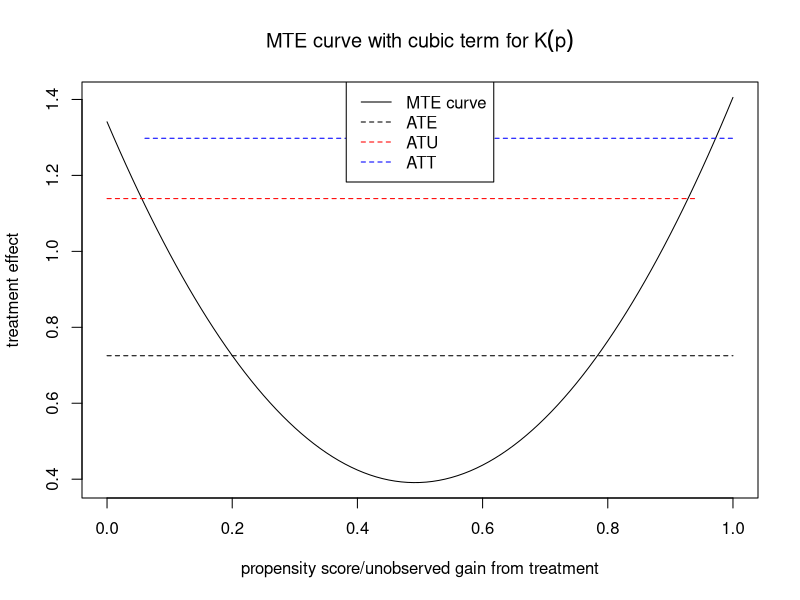
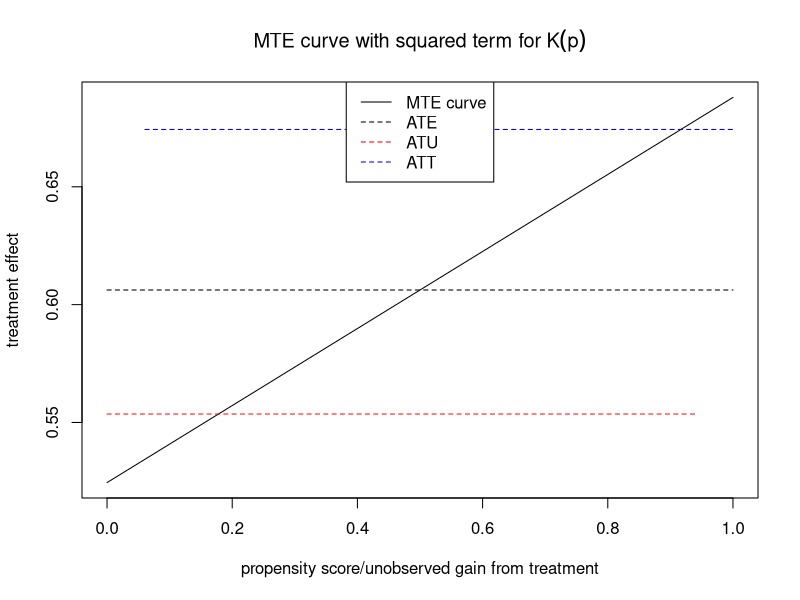
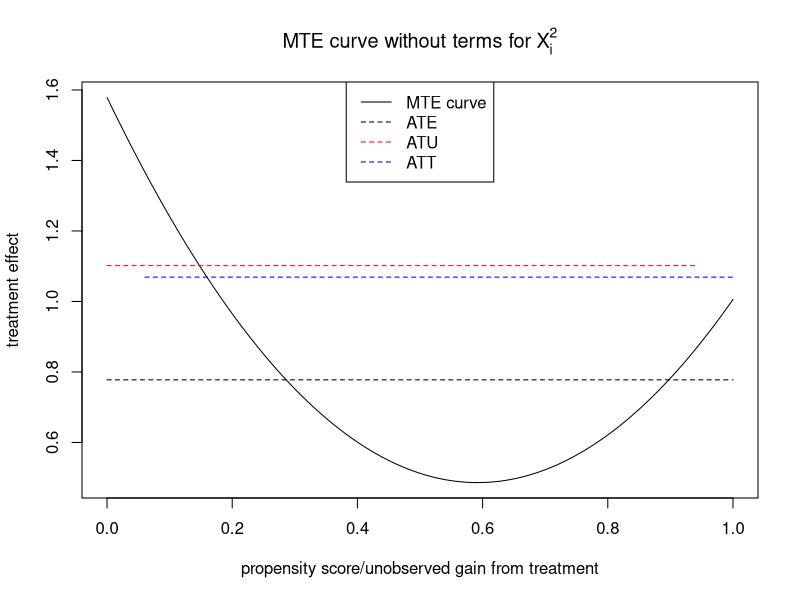

Recreate these plots in R, in order.
#	Set seed for reproducability.
set.seed(54)


#	Parameters for question 2.
n <- 100000
pi.0 <- 0
pi.1 <- 0.25
pi.2 <- 1
beta.0 <- 1
beta.1 <- 1
theta <- 0.05


#	Set up model.
X.i <- rnorm(n, 0, 1)
Z.star.i <- rnorm(n, 0, 1)
epsilon.i <- rnorm(n, 0, 0.5)
U.D <- runif(n)

U.0i <- 1.5 * (U.D - 0.5) - U.D^2 + epsilon.i
U.1i <- -0.5 * (U.D - 0.5) + U.D^2 + epsilon.i

v.i <- min(U.D) + (max(U.D) - min(U.D)) * U.D
D.star.i <- pi.0 + pi.1 * Z.star.i + pi.2 * X.i + v.i

Y.0i <- U.0i + beta.0 * X.i + theta * X.i^2
Y.1i <- U.1i + beta.1 * X.i + theta * X.i^2

D.i <- rep(0, n)
D.i[D.star.i >= 0] <- 1
Y.i <- D.i * Y.1i + (1 - D.i) * Y.0i

first.stage <- glm(D.i ~ Z.star.i + X.i, family = binomial(link = "probit"))
propensity.score <- first.stage$fitted


#	Question 2.2

#	Regression.
mte.reg <- lm(Y.i ~ X.i + I(X.i^2) + propensity.score * X.i + propensity.score * I(X.i^2) + propensity.score + I(propensity.score^2) + I(propensity.score^3))
gamma.hat.0 <-  mte.reg$coefficients['X.i']
gamma.hat.1 <-  mte.reg$coefficients['I(X.i^2)']
beta.hat.1 <- mte.reg$coefficients['X.i:propensity.score']
beta.hat.2 <- mte.reg$coefficients['I(X.i^2):propensity.score']
pi.hat.1 <- mte.reg$coefficients['propensity.score']
pi.hat.2 <- mte.reg$coefficients['I(propensity.score^2)']
pi.hat.3 <- mte.reg$coefficients['I(propensity.score^3)']

#	Terms of Xp:
#	beta.hat.1 & beta.hat.2

#	Terms of p:
#	pi.hat.1, pi.hat.2 & pi.hat.3

u <- seq(0, 1, 0.01)
matrix.Xp <- beta.hat.1 * X.i + beta.hat.2 * X.i^2
matrix.Kp <- pi.hat.1 + 2 * pi.hat.2 * u + 3 * pi.hat.3 * u^2
matrix.mte <- outer(matrix.Xp, matrix.Kp, `+`)

ATE.p <- rowMeans(matrix.mte, na.rm = TRUE)
ATE <- mean(ATE.p)

weights.ATU <- outer(propensity.score, u, `>`)
ATU.p <- rowSums(matrix.mte * weights.ATU, na.rm = TRUE) / rowSums(weights.ATU, na.rm = TRUE)
ATU <- mean(ATU.p[D.i == 0])

weights.ATT <- outer(propensity.score, u, `<=`)
ATT.p <- rowSums(matrix.mte * weights.ATT, na.rm = TRUE) / rowSums(weights.ATT, na.rm = TRUE)
ATT <- mean(ATT.p[D.i == 1])

mte.curve <- c()
for (j in 1:length(seq(0, 1, 0.01))){
	mte.curve <- append(mte.curve, mean(matrix.Xp) + matrix.Kp[j])
}
plot(seq(0, 1, 0.01), mte.curve, type = 'l',
	main = bquote('MTE curve with cubic term for'~K(p)), xlab = 'propensity score/unobserved gain from treatment',
	ylab = 'treatment effect')
segments(y0 = mean(ATE), y1 = mean(ATE), x0 = 0, x1 = 1, col = 'black', lty = 2)
segments(y0 = mean(ATU), y1 = mean(ATU), x0 = 0 , x1 = max(propensity.score[D.i == 0])-0.01-0.01, col = 'red', lty = 2)
segments(y0 = mean(ATT), y1 = mean(ATT), x0 = min(propensity.score[D.i == 1])+0.01+0.01, x1 = 1, col = 'blue', lty = 2)
legend('top', legend = c('MTE curve', 'ATE', 'ATU', 'ATT'), lty = c(1, 2, 2, 2), col = c('black', 'black', 'red', 'blue'))


#	Question 2.3

#	Regression.
mte.reg <- lm(Y.i ~ X.i + I(X.i^2) + propensity.score * X.i + propensity.score * I(X.i^2) + propensity.score + I(propensity.score^2))
gamma.hat.0 <-  mte.reg$coefficients['X.i']
gamma.hat.1 <-  mte.reg$coefficients['I(X.i^2)']
beta.hat.1 <- mte.reg$coefficients['X.i:propensity.score']
beta.hat.2 <- mte.reg$coefficients['I(X.i^2):propensity.score']
pi.hat.1 <- mte.reg$coefficients['propensity.score']
pi.hat.2 <- mte.reg$coefficients['I(propensity.score^2)']

#	Terms of Xp:
#	beta.hat.1 & beta.hat.2

#	Terms of p:
#	pi.hat.1 & pi.hat.2

u <- seq(0, 1, 0.01)
matrix.Xp <- beta.hat.1 * X.i + beta.hat.2 * X.i^2
matrix.Kp <- pi.hat.1 + 2 * pi.hat.2 * u
matrix.mte <- outer(matrix.Xp, matrix.Kp, `+`)

ATE.p <- rowMeans(matrix.mte, na.rm = TRUE)
ATE <- mean(ATE.p)

weights.ATU <- outer(propensity.score, u, `>`)
ATU.p <- rowSums(matrix.mte * weights.ATU, na.rm = TRUE) / rowSums(weights.ATU, na.rm = TRUE)
ATU <- mean(ATU.p[D.i == 0])

weights.ATT <- outer(propensity.score, u, `<=`)
ATT.p <- rowSums(matrix.mte * weights.ATT, na.rm = TRUE) / rowSums(weights.ATT, na.rm = TRUE)
ATT <- mean(ATT.p[D.i == 1])

mte.curve <- c()
for (j in 1:length(seq(0, 1, 0.01))){
	mte.curve <- append(mte.curve, mean(matrix.Xp) + matrix.Kp[j])
}
plot(seq(0, 1, 0.01), mte.curve, type = 'l',
	main = bquote('MTE curve with squared term for'~K(p)), xlab = 'propensity score/unobserved gain from treatment',
	ylab = 'treatment effect')
segments(y0 = mean(ATE), y1 = mean(ATE), x0 = 0, x1 = 1, col = 'black', lty = 2)
segments(y0 = mean(ATU), y1 = mean(ATU), x0 = 0 , x1 = max(propensity.score[D.i == 0])-0.01-0.01, col = 'red', lty = 2)
segments(y0 = mean(ATT), y1 = mean(ATT), x0 = min(propensity.score[D.i == 1])+0.01+0.01, x1 = 1, col = 'blue', lty = 2)
legend('top', legend = c('MTE curve', 'ATE', 'ATU', 'ATT'), lty = c(1, 2, 2, 2), col = c('black', 'black', 'red', 'blue'))


#	Question 2.4

#	Regression.
mte.reg <- lm(Y.i ~ X.i + propensity.score * X.i + propensity.score + I(propensity.score^2) + I(propensity.score^3))
gamma.hat.0 <-  mte.reg$coefficients['X.i']
beta.hat.1 <- mte.reg$coefficients['X.i:propensity.score']
pi.hat.1 <- mte.reg$coefficients['propensity.score']
pi.hat.2 <- mte.reg$coefficients['I(propensity.score^2)']
pi.hat.3 <- mte.reg$coefficients['I(propensity.score^3)']

#	Terms of Xp:
#	beta.hat.1

#	Terms of p:
#	pi.hat.1, pi.hat.2 & pi.hat.3

u <- seq(0, 1, 0.01)
matrix.Xp <- beta.hat.1 * X.i
matrix.Kp <- pi.hat.1 + 2 * pi.hat.2 * u + 3 * pi.hat.3 * u^2
matrix.mte <- outer(matrix.Xp, matrix.Kp, `+`)

ATE.p <- rowMeans(matrix.mte, na.rm = TRUE)
ATE <- mean(ATE.p)

weights.ATU <- outer(propensity.score, u, `>`)
ATU.p <- rowSums(matrix.mte * weights.ATU, na.rm = TRUE) / rowSums(weights.ATU, na.rm = TRUE)
ATU <- mean(ATU.p[D.i == 0])

weights.ATT <- outer(propensity.score, u, `<=`)
ATT.p <- rowSums(matrix.mte * weights.ATT, na.rm = TRUE) / rowSums(weights.ATT, na.rm = TRUE)
ATT <- mean(ATT.p[D.i == 1])

mte.curve <- c()
for (j in 1:length(seq(0, 1, 0.01))){
	mte.curve <- append(mte.curve, mean(matrix.Xp) + matrix.Kp[j])
}
plot(seq(0, 1, 0.01), mte.curve, type = 'l',
	main = bquote('MTE curve without terms for'~X[i]^2), xlab = 'propensity score/unobserved gain from treatment',
	ylab = 'treatment effect')
segments(y0 = mean(ATE), y1 = mean(ATE), x0 = 0, x1 = 1, col = 'black', lty = 2)
segments(y0 = mean(ATU), y1 = mean(ATU), x0 = 0 , x1 = max(propensity.score[D.i == 0])-0.01-0.01, col = 'red', lty = 2)
segments(y0 = mean(ATT), y1 = mean(ATT), x0 = min(propensity.score[D.i == 1])+0.01+0.01, x1 = 1, col = 'blue', lty = 2)
legend('top', legend = c('MTE curve', 'ATE', 'ATU', 'ATT'), lty = c(1, 2, 2, 2), col = c('black', 'black', 'red', 'blue'))